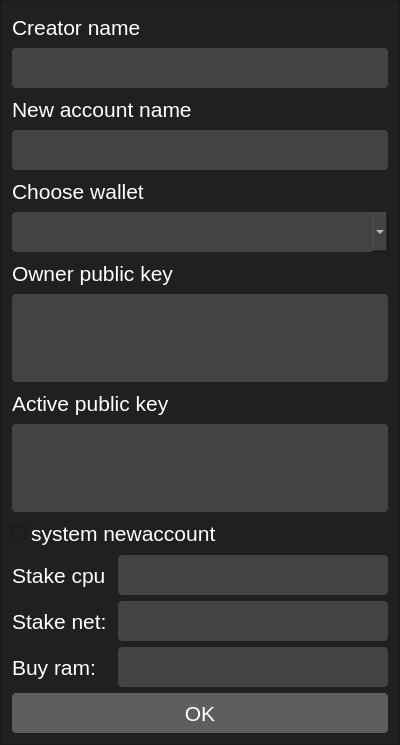
<?xml version="1.0" encoding="UTF-8"?>
<ui version="4.0">
 <class>CreateAccountFrame</class>
 <widget class="QFrame" name="CreateAccountFrame">
  <property name="geometry">
   <rect>
    <x>0</x>
    <y>0</y>
    <width>400</width>
    <height>745</height>
   </rect>
  </property>
  <property name="minimumSize">
   <size>
    <width>400</width>
    <height>745</height>
   </size>
  </property>
  <property name="maximumSize">
   <size>
    <width>400</width>
    <height>745</height>
   </size>
  </property>
  <property name="windowTitle">
   <string>Frame</string>
  </property>
  <property name="styleSheet">
   <string notr="true">background-color: rgb(32, 32, 32);
color: rgb(255, 255, 255);</string>
  </property>
  <property name="frameShape">
   <enum>QFrame::StyledPanel</enum>
  </property>
  <property name="frameShadow">
   <enum>QFrame::Raised</enum>
  </property>
  <layout class="QVBoxLayout" name="verticalLayout">
   <item>
    <widget class="QLabel" name="label">
     <property name="minimumSize">
      <size>
       <width>0</width>
       <height>30</height>
      </size>
     </property>
     <property name="font">
      <font>
       <family>Arial</family>
       <pointsize>16</pointsize>
      </font>
     </property>
     <property name="styleSheet">
      <string notr="true">background-color: rgb(32, 32, 32);
color: rgb(255, 255, 255);</string>
     </property>
     <property name="text">
      <string>Creator name</string>
     </property>
    </widget>
   </item>
   <item>
    <widget class="QLineEdit" name="lineEditCreatorName">
     <property name="minimumSize">
      <size>
       <width>0</width>
       <height>40</height>
      </size>
     </property>
     <property name="font">
      <font>
       <family>Arial</family>
       <pointsize>14</pointsize>
      </font>
     </property>
     <property name="styleSheet">
      <string notr="true">background-color: rgb(68, 67, 67);
color: rgb(255, 255, 255);
border-radius: 4px;</string>
     </property>
     <property name="text">
      <string/>
     </property>
     <property name="placeholderText">
      <string/>
     </property>
    </widget>
   </item>
   <item>
    <widget class="QLabel" name="label_2">
     <property name="minimumSize">
      <size>
       <width>0</width>
       <height>30</height>
      </size>
     </property>
     <property name="font">
      <font>
       <family>Arial</family>
       <pointsize>16</pointsize>
      </font>
     </property>
     <property name="styleSheet">
      <string notr="true">background-color: rgb(32, 32, 32);
color: rgb(255, 255, 255);</string>
     </property>
     <property name="text">
      <string>New account name</string>
     </property>
    </widget>
   </item>
   <item>
    <widget class="QLineEdit" name="lineEditNewName">
     <property name="minimumSize">
      <size>
       <width>0</width>
       <height>40</height>
      </size>
     </property>
     <property name="font">
      <font>
       <family>Arial</family>
       <pointsize>14</pointsize>
      </font>
     </property>
     <property name="styleSheet">
      <string notr="true">background-color: rgb(68, 67, 67);
color: rgb(255, 255, 255);
border-radius: 4px;</string>
     </property>
     <property name="placeholderText">
      <string/>
     </property>
    </widget>
   </item>
   <item>
    <widget class="QLabel" name="label_3">
     <property name="minimumSize">
      <size>
       <width>0</width>
       <height>30</height>
      </size>
     </property>
     <property name="font">
      <font>
       <family>Arial</family>
       <pointsize>16</pointsize>
      </font>
     </property>
     <property name="styleSheet">
      <string notr="true">background-color: rgb(32, 32, 32);
color: rgb(255, 255, 255);</string>
     </property>
     <property name="text">
      <string>Choose wallet</string>
     </property>
    </widget>
   </item>
   <item>
    <widget class="QComboBox" name="comboBoxWallet">
     <property name="minimumSize">
      <size>
       <width>0</width>
       <height>40</height>
      </size>
     </property>
     <property name="font">
      <font>
       <family>Arial</family>
       <pointsize>14</pointsize>
      </font>
     </property>
     <property name="styleSheet">
      <string notr="true">background-color: rgb(68, 67, 67);
color: rgb(255, 255, 255);
border-radius: 4px;</string>
     </property>
    </widget>
   </item>
   <item>
    <widget class="QLabel" name="label_4">
     <property name="minimumSize">
      <size>
       <width>0</width>
       <height>30</height>
      </size>
     </property>
     <property name="font">
      <font>
       <family>Arial</family>
       <pointsize>16</pointsize>
      </font>
     </property>
     <property name="styleSheet">
      <string notr="true">background-color: rgb(32, 32, 32);
color: rgb(255, 255, 255);</string>
     </property>
     <property name="text">
      <string>Owner public key</string>
     </property>
    </widget>
   </item>
   <item>
    <widget class="QTextEdit" name="textEditOwnerKey">
     <property name="font">
      <font>
       <family>Arial</family>
       <pointsize>14</pointsize>
      </font>
     </property>
     <property name="styleSheet">
      <string notr="true">background-color: rgb(68, 67, 67);
color: rgb(255, 255, 255);
border-radius: 4px;</string>
     </property>
     <property name="readOnly">
      <bool>false</bool>
     </property>
     <property name="html">
      <string>&lt;!DOCTYPE HTML PUBLIC &quot;-//W3C//DTD HTML 4.0//EN&quot; &quot;http://www.w3.org/TR/REC-html40/strict.dtd&quot;&gt;
&lt;html&gt;&lt;head&gt;&lt;meta name=&quot;qrichtext&quot; content=&quot;1&quot; /&gt;&lt;style type=&quot;text/css&quot;&gt;
p, li { white-space: pre-wrap; }
&lt;/style&gt;&lt;/head&gt;&lt;body style=&quot; font-family:'Arial'; font-size:14pt; font-weight:400; font-style:normal;&quot;&gt;
&lt;p style=&quot;-qt-paragraph-type:empty; margin-top:0px; margin-bottom:0px; margin-left:0px; margin-right:0px; -qt-block-indent:0; text-indent:0px;&quot;&gt;&lt;br /&gt;&lt;/p&gt;&lt;/body&gt;&lt;/html&gt;</string>
     </property>
    </widget>
   </item>
   <item>
    <widget class="QLabel" name="label_5">
     <property name="minimumSize">
      <size>
       <width>0</width>
       <height>30</height>
      </size>
     </property>
     <property name="font">
      <font>
       <family>Arial</family>
       <pointsize>16</pointsize>
      </font>
     </property>
     <property name="styleSheet">
      <string notr="true">background-color: rgb(32, 32, 32);
color: rgb(255, 255, 255);</string>
     </property>
     <property name="text">
      <string>Active public key</string>
     </property>
    </widget>
   </item>
   <item>
    <widget class="QTextEdit" name="textEditActiveKey">
     <property name="font">
      <font>
       <family>Arial</family>
       <pointsize>14</pointsize>
      </font>
     </property>
     <property name="styleSheet">
      <string notr="true">background-color: rgb(68, 67, 67);
color: rgb(255, 255, 255);
border-radius: 4px;</string>
     </property>
    </widget>
   </item>
   <item>
    <widget class="QCheckBox" name="checkBoxPractical">
     <property name="font">
      <font>
       <family>Arial</family>
       <pointsize>16</pointsize>
      </font>
     </property>
     <property name="styleSheet">
      <string notr="true">color: rgb(255, 255, 255);</string>
     </property>
     <property name="text">
      <string>system newaccount</string>
     </property>
    </widget>
   </item>
   <item>
    <layout class="QHBoxLayout" name="horizontalLayout">
     <item>
      <widget class="QLabel" name="label_6">
       <property name="minimumSize">
        <size>
         <width>100</width>
         <height>40</height>
        </size>
       </property>
       <property name="font">
        <font>
         <family>Arial</family>
         <pointsize>16</pointsize>
        </font>
       </property>
       <property name="styleSheet">
        <string notr="true">background-color: rgb(32, 32, 32);
color: rgb(255, 255, 255);</string>
       </property>
       <property name="text">
        <string>Stake cpu</string>
       </property>
      </widget>
     </item>
     <item>
      <widget class="QLineEdit" name="lineEditCPU">
       <property name="minimumSize">
        <size>
         <width>0</width>
         <height>40</height>
        </size>
       </property>
       <property name="font">
        <font>
         <family>Arial</family>
         <pointsize>14</pointsize>
        </font>
       </property>
       <property name="styleSheet">
        <string notr="true">background-color: rgb(68, 67, 67);
color: rgb(255, 255, 255);
border-radius: 4px;</string>
       </property>
      </widget>
     </item>
    </layout>
   </item>
   <item>
    <layout class="QHBoxLayout" name="horizontalLayout_2">
     <item>
      <widget class="QLabel" name="label_7">
       <property name="minimumSize">
        <size>
         <width>100</width>
         <height>40</height>
        </size>
       </property>
       <property name="font">
        <font>
         <family>Arial</family>
         <pointsize>16</pointsize>
        </font>
       </property>
       <property name="styleSheet">
        <string notr="true">background-color: rgb(32, 32, 32);
color: rgb(255, 255, 255);</string>
       </property>
       <property name="text">
        <string>Stake net:</string>
       </property>
      </widget>
     </item>
     <item>
      <widget class="QLineEdit" name="lineEditNET">
       <property name="minimumSize">
        <size>
         <width>0</width>
         <height>40</height>
        </size>
       </property>
       <property name="font">
        <font>
         <family>Arial</family>
         <pointsize>14</pointsize>
        </font>
       </property>
       <property name="styleSheet">
        <string notr="true">background-color: rgb(68, 67, 67);
color: rgb(255, 255, 255);
border-radius: 4px;</string>
       </property>
      </widget>
     </item>
    </layout>
   </item>
   <item>
    <layout class="QHBoxLayout" name="horizontalLayout_3">
     <item>
      <widget class="QLabel" name="label_8">
       <property name="minimumSize">
        <size>
         <width>100</width>
         <height>40</height>
        </size>
       </property>
       <property name="font">
        <font>
         <family>Arial</family>
         <pointsize>16</pointsize>
        </font>
       </property>
       <property name="styleSheet">
        <string notr="true">background-color: rgb(32, 32, 32);
color: rgb(255, 255, 255);</string>
       </property>
       <property name="text">
        <string>Buy ram:</string>
       </property>
      </widget>
     </item>
     <item>
      <widget class="QLineEdit" name="lineEditRAM">
       <property name="minimumSize">
        <size>
         <width>0</width>
         <height>40</height>
        </size>
       </property>
       <property name="font">
        <font>
         <family>Arial</family>
         <pointsize>14</pointsize>
        </font>
       </property>
       <property name="styleSheet">
        <string notr="true">background-color: rgb(68, 67, 67);
color: rgb(255, 255, 255);
border-radius: 4px;</string>
       </property>
      </widget>
     </item>
    </layout>
   </item>
   <item>
    <widget class="QPushButton" name="pushButtonOk">
     <property name="minimumSize">
      <size>
       <width>0</width>
       <height>40</height>
      </size>
     </property>
     <property name="font">
      <font>
       <family>Arial</family>
       <pointsize>16</pointsize>
      </font>
     </property>
     <property name="styleSheet">
      <string notr="true">background-color: rgb(95, 94, 94);
color: rgb(255, 255, 255);
border-radius: 4px;</string>
     </property>
     <property name="text">
      <string>OK</string>
     </property>
    </widget>
   </item>
  </layout>
 </widget>
 <resources/>
 <connections/>
</ui>
